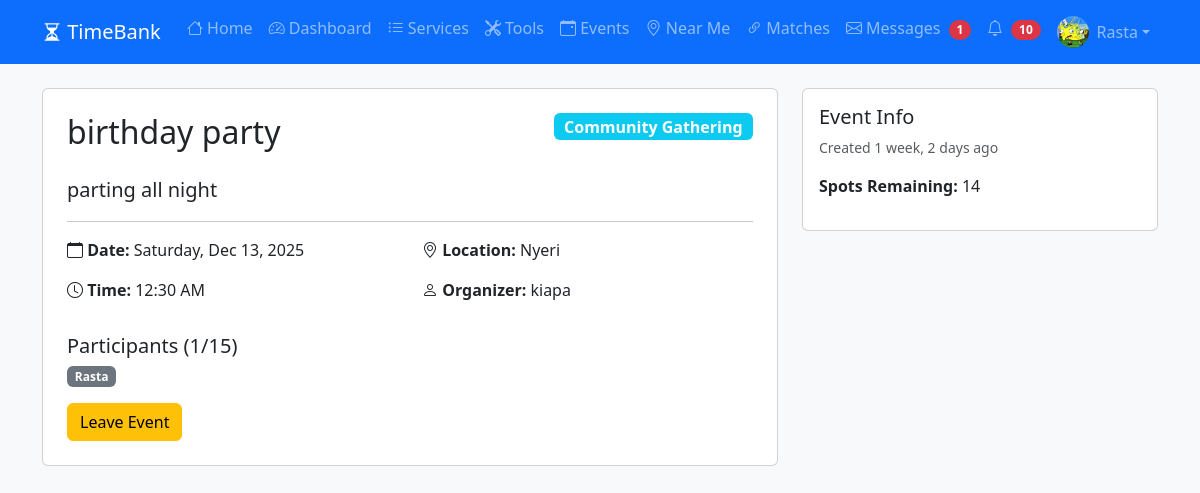
Screenshot of /events/1/ (signed in) with the database file from the repository.
### myapp/models.py (models this page shows, shortened)
class Profile(models.Model):
    user = models.OneToOneField(User, on_delete=models.CASCADE)
    time_credits = models.DecimalField(max_digits=10, decimal_places=2, default=0.00)
    bio = models.TextField(blank=True)
    location = models.CharField(max_length=100, help_text="Neighborhood or City")
    phone = models.CharField(max_length=20, blank=True)
    profile_picture = models.ImageField(upload_to='profiles/', blank=True, null=True)
    latitude = models.DecimalField(max_digits=9, decimal_places=6, null=True, blank=True)
    longitude = models.DecimalField(max_digits=9, decimal_places=6, null=True, blank=True)
    is_available = models.BooleanField(default=True, help_text="Available to help others")
    created_at = models.DateTimeField(auto_now_add=True)

class Event(models.Model):
    EVENT_TYPE_CHOICES = [
        ('WORKSHOP', 'Workshop'),
        ('GATHERING', 'Community Gathering'),
        ('MUTUAL_AID', 'Mutual Aid'),
        ('SKILL_SHARE', 'Skill Share'),
        ('OTHER', 'Other'),
    ]
    organizer = models.ForeignKey(User, on_delete=models.CASCADE, related_name='organized_events')
    title = models.CharField(max_length=200)
    description = models.TextField()
    event_type = models.CharField(max_length=15, choices=EVENT_TYPE_CHOICES)
    location = models.CharField(max_length=255)
    event_date = models.DateTimeField()
    max_participants = models.IntegerField(null=True, blank=True, help_text="Leave blank for unlimited")
    participants = models.ManyToManyField(User, related_name='joined_events', blank=True)
    created_at = models.DateTimeField(auto_now_add=True)
    is_active = models.BooleanField(default=True)
    def spots_remaining(self):
        if self.max_participants:
            return self.max_participants - self.participants.count()
        return None

### myapp/views.py (the view)
# urls.py: path('events/<int:pk>/', views.event_detail, name='event_detail'),
def event_detail(request, pk):
    event = get_object_or_404(Event, pk=pk)
    is_participant = request.user.is_authenticated and request.user in event.participants.all()
    context = {
        'event': event,
        'is_participant': is_participant,
    }
    return render(request, 'events/detail.html', context)

### myapp/templates/events/detail.html (shortened to what this page needs)
{% extends 'base.html' %}
{% block content %}
<div class="row">
    <div class="col-md-8">
        <div class="card">
            <div class="card-body p-4">
                <div class="d-flex justify-content-between align-items-start mb-3">
                    <h2>{{ event.title }}</h2>
                    <span class="badge bg-info fs-6">{{ event.get_event_type_display }}</span>
                </div>
                <p class="lead">{{ event.description }}</p>
                <hr>
                <div class="row mb-3">
                    <div class="col-md-6">
                        <p><i class="bi bi-calendar"></i> <strong>Date:</strong> {{ event.event_date|date:"l, M d, Y" }}</p>
                        <p><i class="bi bi-clock"></i> <strong>Time:</strong> {{ event.event_date|time:"g:i A" }}</p>
                    </div>
                    <div class="col-md-6">
                        <p><i class="bi bi-geo-alt"></i> <strong>Location:</strong> {{ event.location }}</p>
                        <p><i class="bi bi-person"></i> <strong>Organizer:</strong> {{ event.organizer.username }}</p>
                    </div>
                </div>
                <h5>Participants ({{ event.participants.count }}{% if event.max_participants %}/{{ event.max_participants }}{% endif %})</h5>
                <div class="d-flex flex-wrap gap-2 mb-3">
                    {% for participant in event.participants.all %}
                    <span class="badge bg-secondary">{{ participant.username }}</span>
                    {% endfor %}
                </div>
                {% if user.is_authenticated %}
                    {% if is_participant %}
                    <a href="{% url 'event_leave' event.pk %}" class="btn btn-warning">Leave Event</a>
                    {% else %}
                        {% if event.max_participants and event.participants.count >= event.max_participants %}
                        <button class="btn btn-secondary" disabled>Event Full</button>
                        {% else %}
                        <a href="{% url 'event_join' event.pk %}" class="btn btn-success">Join Event</a>
                        {% endif %}
                    {% endif %}
                {% endif %}
            </div>
        </div>
    </div>
    <div class="col-md-4">
        <div class="card">
            <div class="card-body">
                <h5>Event Info</h5>
                <p class="text-muted small">Created {{ event.created_at|timesince }} ago</p>
                {% if event.spots_remaining %}
                <p><strong>Spots Remaining:</strong> {{ event.spots_remaining }}</p>
                {% else %}
                <p><strong>Capacity:</strong> Unlimited</p>
                {% endif %}
            </div>
        </div>
    </div>
</div>
{% endblock %}

### myapp/templates/base.html (shortened to what this page needs)
<!DOCTYPE html>
<html lang="en">
<head>
    <link href="https://cdn.jsdelivr.net/npm/bootstrap@5.3.0/dist/css/bootstrap.min.css" rel="stylesheet">
    <link rel="stylesheet" href="https://cdn.jsdelivr.net/npm/bootstrap-icons@1.11.0/font/bootstrap-icons.css">
    <link rel="stylesheet" href="https://unpkg.com/leaflet@1.9.4/dist/leaflet.css" />
</head>
<body class="bg-light">
    <nav class="navbar navbar-expand-lg navbar-dark bg-primary">
        <div class="container">
            <a class="navbar-brand" href="{% url 'home' %}">
                <i class="bi bi-hourglass-split"></i> TimeBank
            </a>
            <div class="collapse navbar-collapse" id="navbarNav">
                <ul class="navbar-nav ms-auto">
                    <li class="nav-item">
                        <a class="nav-link" href="{% url 'home' %}">
                            <i class="bi bi-house"></i> Home
                        </a>
                    </li>
                    {% if user.is_authenticated %}
                    <li class="nav-item">
                        <a class="nav-link" href="{% url 'dashboard' %}">
                            <i class="bi bi-speedometer2"></i> Dashboard
                        </a>
                    </li>
                    {% endif %}
                    <li class="nav-item">
                        <a class="nav-link" href="{% url 'listing_browse' %}">
                            <i class="bi bi-list-ul"></i> Services
                        </a>
                    </li>
                    <li class="nav-item">
                        <a class="nav-link" href="{% url 'tool_browse' %}">
                            <i class="bi bi-tools"></i> Tools
                        </a>
                    </li>
                    <li class="nav-item">
                        <a class="nav-link" href="{% url 'event_browse' %}">
                            <i class="bi bi-calendar-event"></i> Events
                        </a>
                    </li>
                    <li class="nav-item">
                        <a class="nav-link" href="{% url 'map_view' %}">
                            <i class="bi bi-geo-alt"></i> Near Me
                        </a>
                    </li>
                    {% if user.is_authenticated %}
                    <li class="nav-item">
                        <a class="nav-link" href="{% url 'find_matches' %}">
                            <i class="bi bi-link-45deg"></i> Matches
                        </a>
                    </li>
                    <li class="nav-item">
                        <a class="nav-link position-relative" href="{% url 'inbox' %}">
                            <i class="bi bi-envelope"></i> Messages
                        </a>
                    </li>
                    <li class="nav-item">
                        <a class="nav-link position-relative" href="{% url 'notifications' %}">
                            <i class="bi bi-bell"></i>
                        </a>
                    </li>
                    <li class="nav-item dropdown">
                        <a class="nav-link dropdown-toggle d-flex align-items-center" href="#" id="userDropdown" role="button" data-bs-toggle="dropdown">
                            {% if user.profile.profile_picture %}
                                <img src="{{ user.profile.profile_picture.url }}"
                                     class="rounded-circle me-2"
                                     width="32"
                                     height="32"
                                     style="object-fit: cover;"
                                     alt="{{ user.username }}">
                            {% else %}
                                <div class="rounded-circle bg-primary text-white d-flex align-items-center justify-content-center me-2"
                                     style="width: 32px; height: 32px; font-size: 14px; font-weight: bold;">
                                    {{ user.username|first|upper }}
                                </div>
                            {% endif %}
                            {{ user.username }}
                        </a>
                    </li>
                    {% endif %}
                </ul>
            </div>
        </div>
    </nav>
    <div class="container mt-4">
        {% block content %}
        {% endblock %}
    </div>
</body>
</html>

### rows the page displays
Event: title "birthday party", event_type "Community Gathering", description "parting all night", event_date "Saturday, Dec 13, 2025", event_date "12:30 AM", location "Nyeri", organizer.username "kiapa", participants.count "1", max_participants "15", created_at "1 week, 2 days", spots_remaining "14"

### other values shown
{{ user.username }} "Rasta"
{{ participant.username }} "Rasta"
